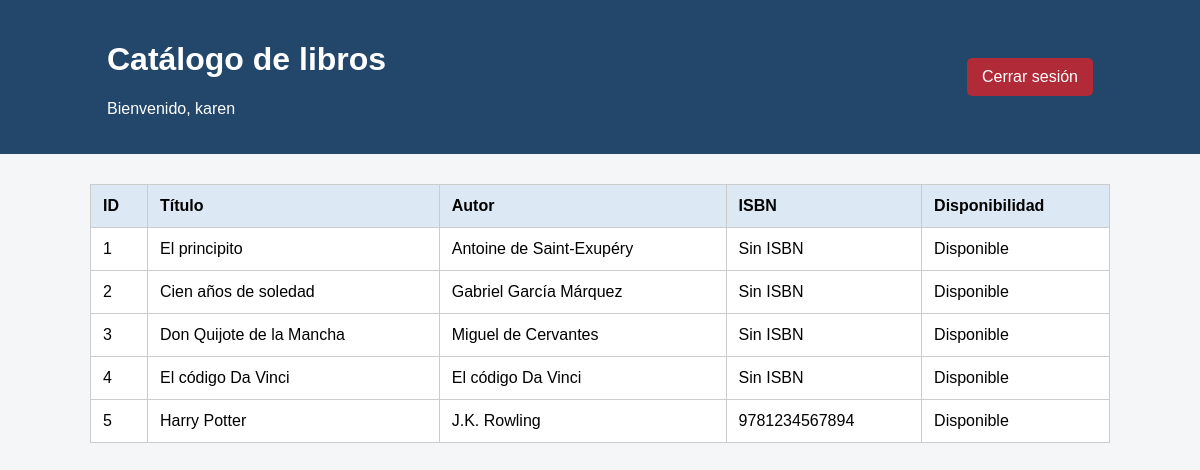
The app's page /libros/ (signed in), older data.
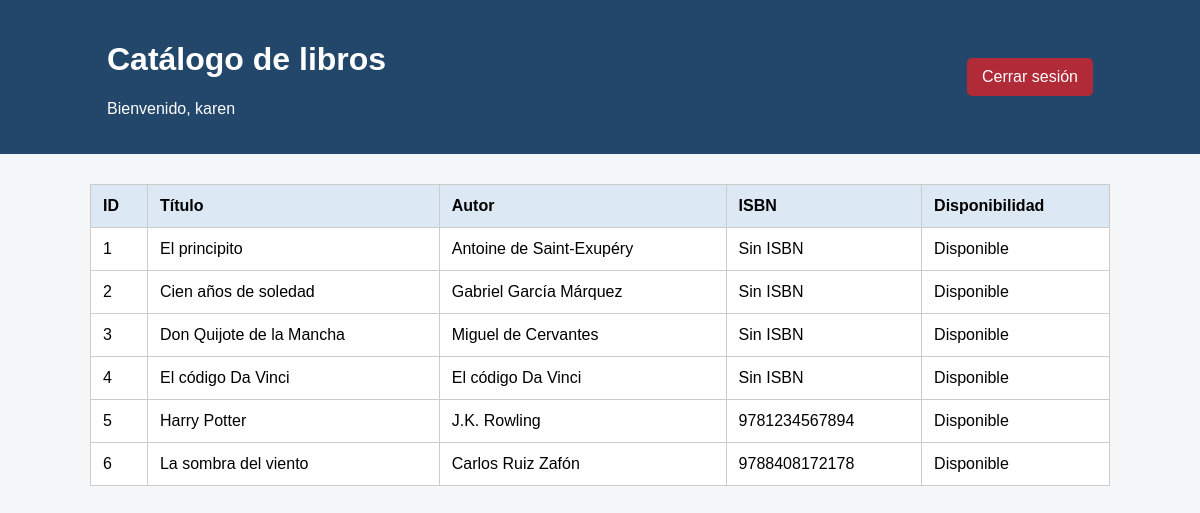
The same page, newer data.
### core/models.py (models this page shows, shortened)
class Libro(models.Model):
    titulo = models.CharField(max_length=150)
    autor = models.CharField(max_length=100)
    isbn = models.CharField(max_length=20, default='Sin ISBN')
    disponible = models.BooleanField(default=True)

### core/views.py (the view)
# urls.py: path('libros/', views.lista_libros, name='lista_libros'),
@login_required
def lista_libros(request):
    libros = Libro.objects.all()
    return render(
        request,
        'libros.html',
        {'libros': libros}
    )

### core/templates/libros.html (shortened to what this page needs)
<!DOCTYPE html>
<html lang="es">
<head>
</head>
<body>
    <header>
        <div class="encabezado">
            <div>
                <h1>Catálogo de libros</h1>
                <p>
                    Bienvenido, {{ request.user.username }}
                </p>
            </div>
            <a href="{% url 'logout' %}" class="boton-salir">
                Cerrar sesión
            </a>
        </div>
    </header>
    <main class="contenedor">
        {% if libros %}
            <table>
                <thead>
                    <tr>
                        <th>ID</th>
                        <th>Título</th>
                        <th>Autor</th>
                        <th>ISBN</th>
                        <th>Disponibilidad</th>
                    </tr>
                </thead>
                <tbody>
                    {% for libro in libros %}
                        <tr>
                            <td>{{ libro.id }}</td>
                            <td>{{ libro.titulo }}</td>
                            <td>{{ libro.autor }}</td>
                            <td>{{ libro.isbn }}</td>
                            <td>
                                {% if libro.disponible %}
                                    Disponible
                                {% else %}
                                    Prestado
                                {% endif %}
                            </td>
                        </tr>
                    {% endfor %}
                </tbody>
            </table>
        {% else %}
            <p class="sin-registros">
                No hay libros registrados.
            </p>
        {% endif %}
    </main>
</body>
</html>

### core/templates/libros.html (style rules this page uses)
body { font-family: Arial, sans-serif; background-color: #f4f6f8; margin: 0; }
header { background-color: #23476b; color: white; padding: 20px; }
.encabezado { width: 85%; margin: auto; display: flex; justify-content: space-between; align-items: center; }
.contenedor { width: 85%; margin: 30px auto; }
table { width: 100%; border-collapse: collapse; background-color: white; }
th, td { border: 1px solid #cccccc; padding: 12px; text-align: left; }
th { background-color: #dce8f3; }
.boton-salir { padding: 10px 15px; background-color: #b02a37; color: white; text-decoration: none; border-radius: 5px; }

Row changes from the older to the newer data that the page shows:
added Libro: id "6", titulo "La sombra del viento", autor "Carlos Ruiz Zafón", isbn "9788408172178", disponible "Disponible"
